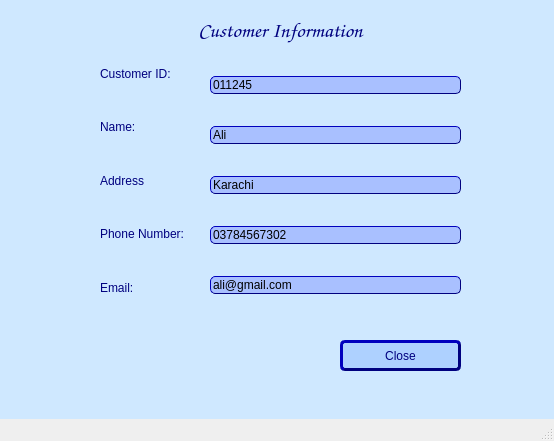
<?xml version="1.0" encoding="UTF-8"?>
<ui version="4.0">
 <class>MainWindow</class>
 <widget class="QMainWindow" name="MainWindow">
  <property name="geometry">
   <rect>
    <x>0</x>
    <y>0</y>
    <width>554</width>
    <height>441</height>
   </rect>
  </property>
  <property name="windowTitle">
   <string>MainWindow</string>
  </property>
  <widget class="QWidget" name="centralwidget">
   <widget class="QWidget" name="layoutWidget">
    <property name="geometry">
     <rect>
      <x>210</x>
      <y>50</y>
      <width>251</width>
      <height>271</height>
     </rect>
    </property>
    <layout class="QVBoxLayout" name="verticalLayout">
     <item>
      <widget class="QLineEdit" name="id">
       <property name="styleSheet">
        <string notr="true">background-color: rgb(169, 192, 255);
border-style: outset;
border-width: 1px;
border-radius: 5px;
border-color: #00007f;</string>
       </property>
       <property name="text">
        <string>011245</string>
       </property>
      </widget>
     </item>
     <item>
      <widget class="QLineEdit" name="name">
       <property name="styleSheet">
        <string notr="true">background-color: rgb(169, 192, 255);
border-style: outset;
border-width: 1px;
border-radius: 5px;
border-color: #00007f;</string>
       </property>
       <property name="text">
        <string>Ali</string>
       </property>
      </widget>
     </item>
     <item>
      <widget class="QLineEdit" name="address">
       <property name="styleSheet">
        <string notr="true">background-color: rgb(169, 192, 255);
border-style: outset;
border-width: 1px;
border-radius: 5px;
border-color: #00007f;</string>
       </property>
       <property name="text">
        <string>Karachi</string>
       </property>
      </widget>
     </item>
     <item>
      <widget class="QLineEdit" name="contact">
       <property name="styleSheet">
        <string notr="true">background-color: rgb(169, 192, 255);
border-style: outset;
border-width: 1px;
border-radius: 5px;
border-color: #00007f;</string>
       </property>
       <property name="text">
        <string>03784567302</string>
       </property>
      </widget>
     </item>
     <item>
      <widget class="QLineEdit" name="email">
       <property name="styleSheet">
        <string notr="true">background-color: rgb(169, 192, 255);
border-style: outset;
border-width: 1px;
border-radius: 5px;
border-color: #00007f;</string>
       </property>
       <property name="text">
        <string>ali@gmail.com</string>
       </property>
      </widget>
     </item>
    </layout>
   </widget>
   <widget class="QWidget" name="layoutWidget_2">
    <property name="geometry">
     <rect>
      <x>100</x>
      <y>50</y>
      <width>103</width>
      <height>261</height>
     </rect>
    </property>
    <layout class="QVBoxLayout" name="verticalLayout_2">
     <item>
      <widget class="QLabel" name="label">
       <property name="styleSheet">
        <string notr="true">font: 8pt &quot;Comic Sans MS&quot;;
color:rgb(0, 0, 127)
</string>
       </property>
       <property name="text">
        <string>Customer ID:</string>
       </property>
      </widget>
     </item>
     <item>
      <widget class="QLabel" name="label_2">
       <property name="styleSheet">
        <string notr="true">font: 8pt &quot;Comic Sans MS&quot;;
color:rgb(0, 0, 127)
</string>
       </property>
       <property name="text">
        <string>Name:</string>
       </property>
      </widget>
     </item>
     <item>
      <widget class="QLabel" name="label_3">
       <property name="styleSheet">
        <string notr="true">font: 8pt &quot;Comic Sans MS&quot;;
color:rgb(0, 0, 127)
</string>
       </property>
       <property name="text">
        <string>Address</string>
       </property>
      </widget>
     </item>
     <item>
      <widget class="QLabel" name="label_5">
       <property name="styleSheet">
        <string notr="true">font: 8pt &quot;Comic Sans MS&quot;;
color:rgb(0, 0, 127)
</string>
       </property>
       <property name="text">
        <string>Phone Number:</string>
       </property>
      </widget>
     </item>
     <item>
      <widget class="QLabel" name="label_6">
       <property name="styleSheet">
        <string notr="true">font: 8pt &quot;Comic Sans MS&quot;;
color:rgb(0, 0, 127)
</string>
       </property>
       <property name="text">
        <string>Email:</string>
       </property>
      </widget>
     </item>
    </layout>
   </widget>
   <widget class="QPushButton" name="closeButton">
    <property name="geometry">
     <rect>
      <x>340</x>
      <y>340</y>
      <width>121</width>
      <height>31</height>
     </rect>
    </property>
    <property name="styleSheet">
     <string notr="true">background-color: rgb(174, 209, 255);
font: 10pt &quot;Comic Sans MS&quot;;
color: #00007f;
border-style: outset;
border-width: 3px;
border-radius: 5px;
border-color: #00007f;
</string>
    </property>
    <property name="text">
     <string>Close</string>
    </property>
   </widget>
   <widget class="QLabel" name="label_12">
    <property name="geometry">
     <rect>
      <x>180</x>
      <y>10</y>
      <width>201</width>
      <height>41</height>
     </rect>
    </property>
    <property name="font">
     <font>
      <family>Comic Sans MS</family>
      <pointsize>16</pointsize>
     </font>
    </property>
    <property name="styleSheet">
     <string notr="true"/>
    </property>
    <property name="text">
     <string>&lt;html&gt;&lt;head/&gt;&lt;body&gt;&lt;p&gt;&lt;span style=&quot; color:#00007f;&quot;&gt;Customer Information&lt;/span&gt;&lt;/p&gt;&lt;/body&gt;&lt;/html&gt;</string>
    </property>
    <property name="alignment">
     <set>Qt::AlignCenter</set>
    </property>
   </widget>
   <widget class="QLabel" name="label_7">
    <property name="geometry">
     <rect>
      <x>-30</x>
      <y>-40</y>
      <width>851</width>
      <height>741</height>
     </rect>
    </property>
    <property name="autoFillBackground">
     <bool>false</bool>
    </property>
    <property name="styleSheet">
     <string notr="true">

background-color: rgb(207, 232, 255);
</string>
    </property>
    <property name="frameShape">
     <enum>QFrame::Panel</enum>
    </property>
    <property name="text">
     <string/>
    </property>
   </widget>
   <zorder>label_7</zorder>
   <zorder>layoutWidget</zorder>
   <zorder>layoutWidget_2</zorder>
   <zorder>closeButton</zorder>
   <zorder>label_12</zorder>
  </widget>
  <widget class="QMenuBar" name="menubar">
   <property name="geometry">
    <rect>
     <x>0</x>
     <y>0</y>
     <width>554</width>
     <height>18</height>
    </rect>
   </property>
  </widget>
  <widget class="QStatusBar" name="statusbar"/>
 </widget>
 <resources/>
 <connections/>
</ui>
